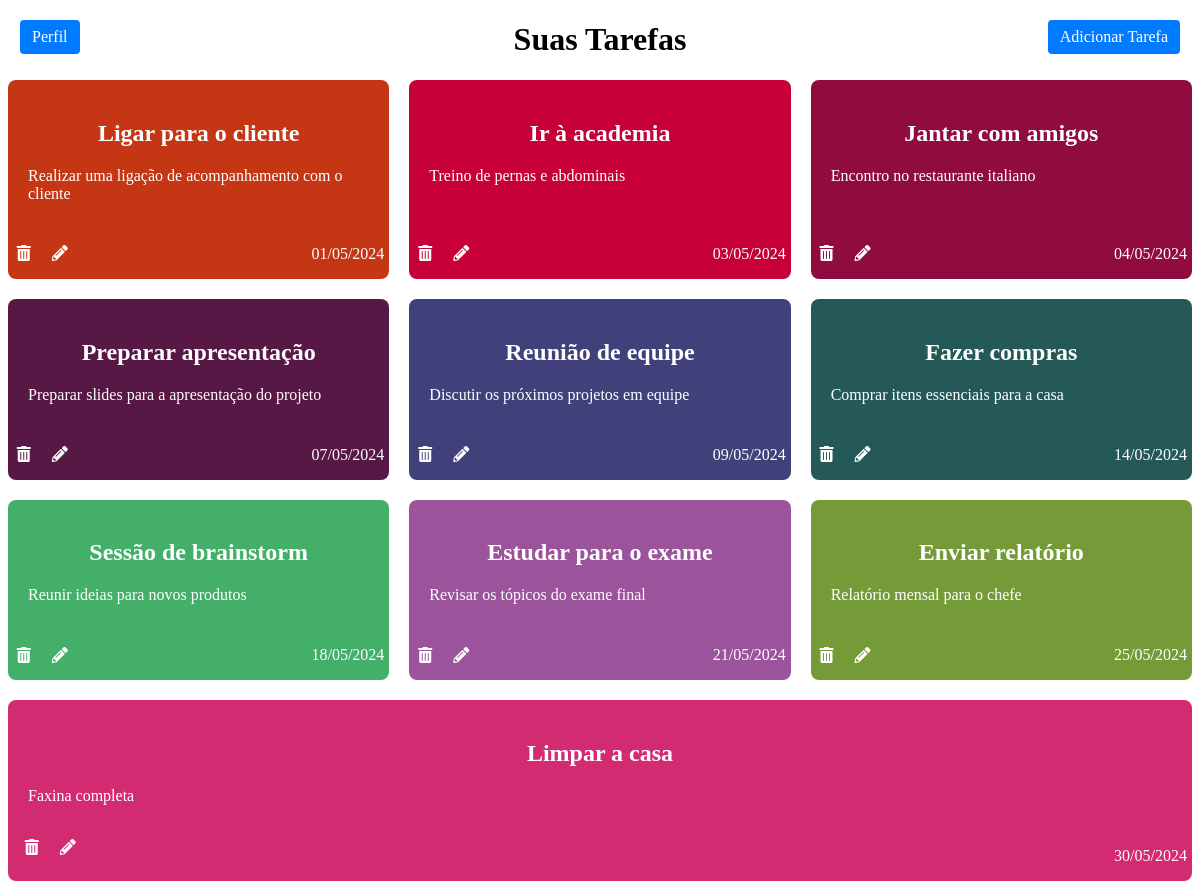
The app's page /VIEWS/tasksPg.php (signed in) with its own data.
### tables this page shows
CREATE TABLE IF NOT EXISTS tasks (
    id INT AUTO_INCREMENT PRIMARY KEY,
    user_id INT NOT NULL,
    task VARCHAR(255) NOT NULL,
    description TEXT,
    scheduled_date DATE,
    FOREIGN KEY (user_id) REFERENCES users(id)
);

### MODELS/task.php (called while the page is built, shortened)
<?php
class Task
{
    private $conexao;
    public function __construct($cone)
    {
        $this->conexao = $cone;
    }
    public function list_tasks($user_id)
    {
        $sql = "SELECT * FROM tasks WHERE user_id = :user_id ORDER BY scheduled_date";
        $stmt = $this->conexao->prepare($sql);
        $stmt->bindParam(':user_id', $user_id);
        $stmt->execute();
        return $stmt->fetchAll();
    }
}

### VIEWS/tasksPg.php (the view, shortened to what this page needs)
<!DOCTYPE html>
<html lang="pt-br">
<head>
    <link rel="stylesheet" href="https://cdnjs.cloudflare.com/ajax/libs/font-awesome/5.15.4/css/all.min.css">
    <link rel="stylesheet" href="../CSS/styles.css">
</head>
<body>
    <div class="container">
        <a href="add_taskPg.php" class="add-task-button">Adicionar Tarefa</a>
        <a href="profilePg.php" class="profile-button">Perfil</a>
        <h1>Suas Tarefas</h1>
        <div class="task-container">
            <?php
            include ('../MODELS/conexao_db.php');
            include ('../MODELS/task.php');
            $task_model = new Task($pdo);
            $user_id = $_SESSION['iduser'];
            $tasks = $task_model->list_tasks($user_id);
            $colors = ['task-color-1', 'task-color-2', 'task-color-3', 'task-color-4', 'task-color-5', 'task-color-6', 'task-color-7', 'task-color-8', 'task-color-9', 'task-color-10'];
            foreach ($tasks as $index => $task): ?>
                <?php
                $color_class = $colors[$index % count($colors)];
                ?>
                <div class="task-block <?php echo $color_class; ?>">
                    <h2><?php echo $task['task']; ?></h2>
                    <p class="desc"><?php echo $task['description']; ?></p>
                    <p class="date"><?php echo date('d/m/Y', strtotime($task['scheduled_date'])); ?></p>
                    <form action="../CONTROLLERS/delete_task_controller.php" method="POST" style="display: inline;">
                        <button type="submit" class="delete-button"
                            onclick="return confirm('Tem certeza que deseja excluir esta tarefa?')"><i
                                class="fas fa-trash-alt"></i></button>
                    </form>
                    <form action="edit_taskPg.php" method="POST" style="display: inline;">
                        <button type="submit" class="edit-button"><i class="fas fa-pencil-alt"></i></button>
                    </form>
                </div>
            <?php endforeach; ?>
</body>
</html>

### CSS/styles.css (style rules this page uses)
.task-container { color: white; display: flex; flex-wrap: wrap; gap: 20px; }
h1 { text-align: center; user-select: none; }
h2 { text-align: center; user-select: none; }
.task-block { position: relative; flex: 1 0 calc(33.33% - 20px); padding: 20px; border-radius: 8px; box-sizing: border-box; transition: opacity 0.7s ease; }
.delete-button { position: absolute; bottom: 12px; left: 5px; padding: 1%; background-color: transparent; border: none; cursor: pointer; font-size: 16px; color: white; }
.edit-button { position: absolute; bottom: 12px; left: 40px; padding: 1%; background-color: transparent; border: none; cursor: pointer; font-size: 16px; color: white; }
.date { position: absolute; bottom: 0px; right: 5px; text-align: right; }
.desc { padding-bottom: 40px; }
.add-task-button { position: absolute; top: 20px; right: 20px; padding: 8px 12px; border: none; border-radius: 4px; background-color: #007bff; color: #fff; text-decoration: none; cursor: pointer; transition: background-color 0.3s ease; }
.profile-button { position: absolute; top: 20px; left: 20px; padding: 8px 12px; border: none; border-radius: 4px; background-color: #007bff; color: #fff; text-decoration: none; cursor: pointer; transition: background-color 0.3s ease; }
.task-color-1 { background-color: #c53615; }
.task-color-2 { background-color: #C70039; }
.task-color-3 { background-color: #900C3F; }
.task-color-4 { background-color: #581845; }
.task-color-5 { background-color: #40407A; }
.task-color-6 { background-color: #255957; }
.task-color-7 { background-color: #44AF69; }
.task-color-8 { background-color: #9B539C; }
.task-color-9 { background-color: #759b39; }
.task-color-10 { background-color: #d32b71; }

### records on screen
tasks: task "Ligar para o cliente", description "Realizar uma ligação de acompanhamento com o cliente", scheduled_date "01/05/2024"
tasks: task "Ir à academia", description "Treino de pernas e abdominais", scheduled_date "03/05/2024"
tasks: task "Jantar com amigos", description "Encontro no restaurante italiano", scheduled_date "04/05/2024"
tasks: task "Preparar apresentação", description "Preparar slides para a apresentação do projeto", scheduled_date "07/05/2024"
tasks: task "Reunião de equipe", description "Discutir os próximos projetos em equipe", scheduled_date "09/05/2024"
tasks: task "Fazer compras", description "Comprar itens essenciais para a casa", scheduled_date "14/05/2024"
tasks: task "Sessão de brainstorm", description "Reunir ideias para novos produtos", scheduled_date "18/05/2024"
tasks: task "Estudar para o exame", description "Revisar os tópicos do exame final", scheduled_date "21/05/2024"
tasks: task "Enviar relatório", description "Relatório mensal para o chefe", scheduled_date "25/05/2024"
tasks: task "Limpar a casa", description "Faxina completa", scheduled_date "30/05/2024"
